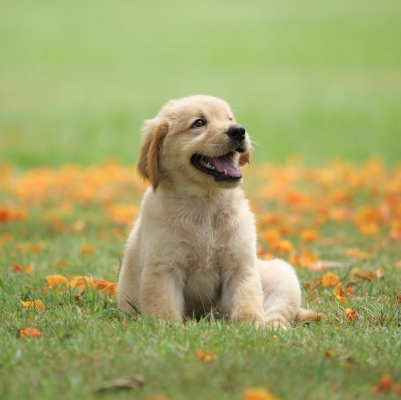
#> input picture Computer_Vision/images/dog.jpg, 401 x 400 px
$ jupyter execute '24.Image Mapping.ipynb'
#> lines starting #> are read from the running program, lines starting #| are printed output that depends on the picture
[cell 1]
import matplotlib.pyplot as plt
import cv2
import numpy as np

[cell 2]
plt.plot(np.arange(1, 40, 0.1), np.sin(np.arange(1, 40, 0.1)))
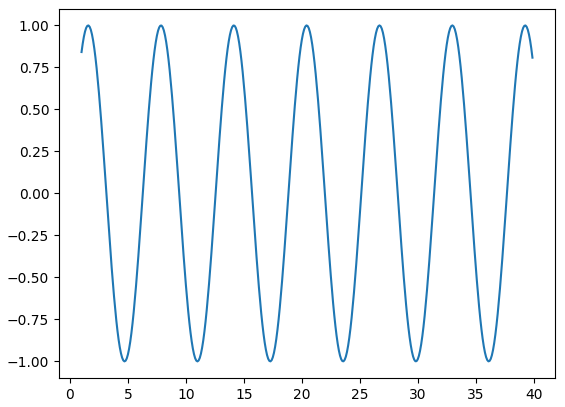
#> figure drawn by matplotlib, 1 panel; curve peaks at x = 26.7, y = 1

[cell 3]
image = cv2.imread('images/dog.jpg')
#> image is the input picture: shape (400, 401, 3); mean B, G, R 102.9, 164.7, 162.3

[cell 4]
rows, cols = image.shape[:2]
#> rows = 400; cols = 401

[cell 5]
rows, cols
#> Out = (400, 401)

[cell 6]
# create a grid

gridx, gridy = np.meshgrid(np.arange(cols), (np.arange(rows)))

[cell 7]
gridx, gridy

[cell 8]
# Define Mapping Rule

mapx = gridx
mapy = gridy + 25 * np.sin(gridx/20)

[cell 9]
mapx.dtype

[cell 10]
mapx = mapx.astype(np.float32)
mapy = mapy.astype(np.float32)

[cell 11]
mapped_img = cv2.remap(image, mapx, mapy, interpolation=cv2.INTER_LINEAR )
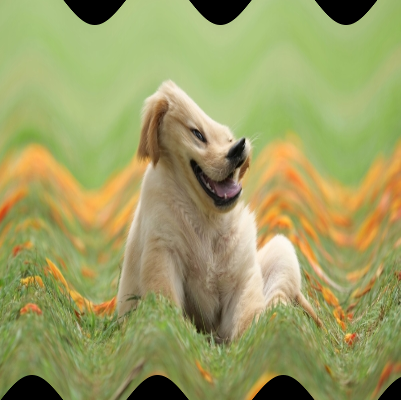
#> mapped_img: shape (400, 401, 3); mean B, G, R 98.7, 158.1, 156.4

[cell 12]
mapped_img = cv2.cvtColor(mapped_img, cv2.COLOR_BGR2RGB)
img = cv2.cvtColor(image, cv2.COLOR_BGR2RGB)

[cell 13]
plt.subplot(121); plt.title('Original Image')
plt.imshow(img);

plt.subplot(122); plt.title('Mapped Image')
plt.imshow(mapped_img);
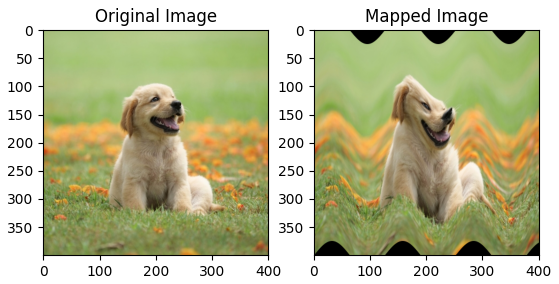
#> figure drawn by matplotlib, 2 panels

$ run again, with Computer_Vision/images/buildings.jpg copied over Computer_Vision/images/dog.jpg
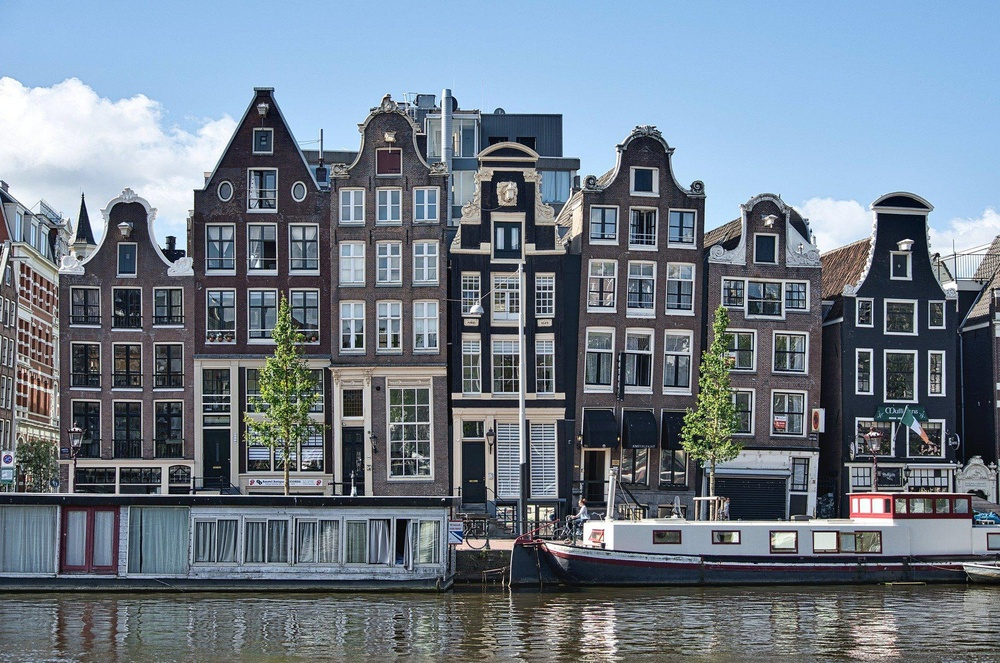
#> input picture Computer_Vision/images/buildings.jpg, 1000 x 663 px, shrunk from 1920 x 1273 before the run
#> image is the input picture: shape (663, 1000, 3); mean B, G, R 136.8, 123.9, 111.8
#> `mapped_img = cv2.remap(image, mapx, mapy, interpolation=cv2.INTER_LINE..`:
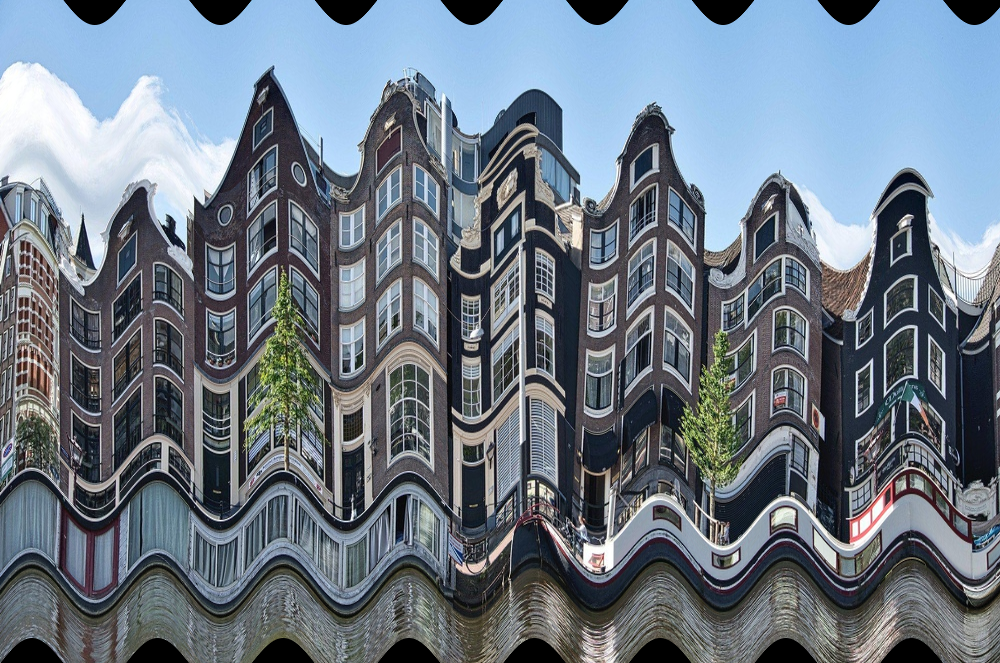
#> mapped_img: shape (663, 1000, 3); mean B, G, R 132.8, 120.4, 108.7
#> `[cell 13] plt.subplot(121); plt.title('Original Image') plt.imshow(img..`:
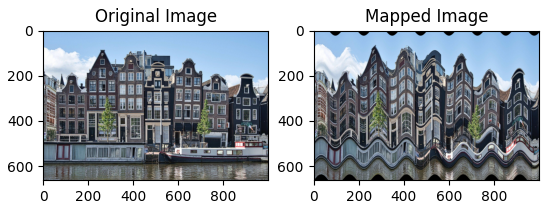
#> figure drawn by matplotlib, 2 panels
